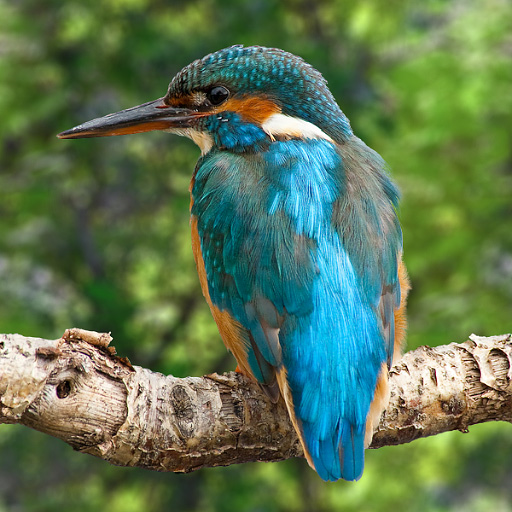
%> input picture data/kingfisher.bmp, 512 x 512 px
$ octave main.m   (GNU Octave 9; MATLAB toolbox functions it lacks are replaced by stand-ins)
%> lines starting %> are read from the running program, lines starting %| are printed output that depends on the picture
% example to compute likelihoods

folder_path = '../data';
image_name = 'kingFisher.bmp';
nameIm = fullfile(folder_path, image_name);

nameUser = strrep(nameIm, '.bmp', 'User.bmp');
nameOut = strrep(nameIm, '.bmp', 'Out.bmp');

%-----------------------------------
% Settings

addpath 'GMM';
addpath 'Optimization';
addpath 'useful';

% general
visualizeIntermediateResults = 1;
visualizeFinalResults = 1;

%--------------------------
% START: Modify the lines below

% some MRF settings
Parameters.neighborSystem = 1; % CHOOSE 0 or 1; (0-4Neighborhood; 1-8Neighborhood)
Parameters.lambda1 = 0.0; % CHOOSE > 0. weight of the Ising Prior
Parameters.lambda2 = 0.0; % weight of the Edge Dependent Term

% END: Modify the lines above
%--------------------------

% some GMM settings
optionsGMM.nComponents = 10;
optionsGMM.iterations = 2;
optionsGMM.init = 0;
optionsGMM.method = 'kmeans';
optionsGMM.covarType = 'full';
optionsGMM.min_var = (1/255)^2.0;

extra.ValueInf = 100000;

%------------------------------------


% load data
im = double(imread(nameIm))/255;
[M,N,S] = size(im);
%> M = 512; N = 512; S = 3
imr = im(:,:,1);
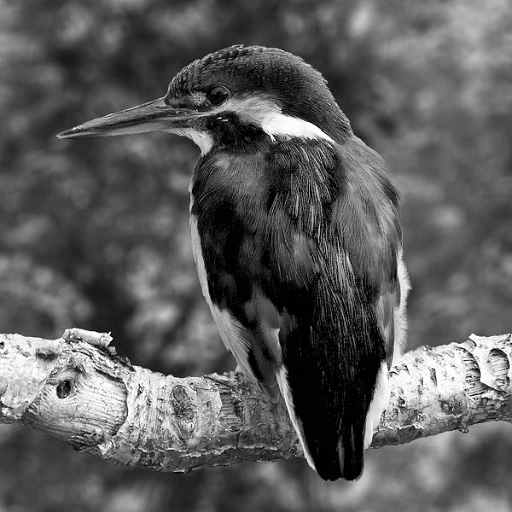
%> imr: size 512x512 double; min 0, max 1, mean 0.361
img = im(:,:,2);
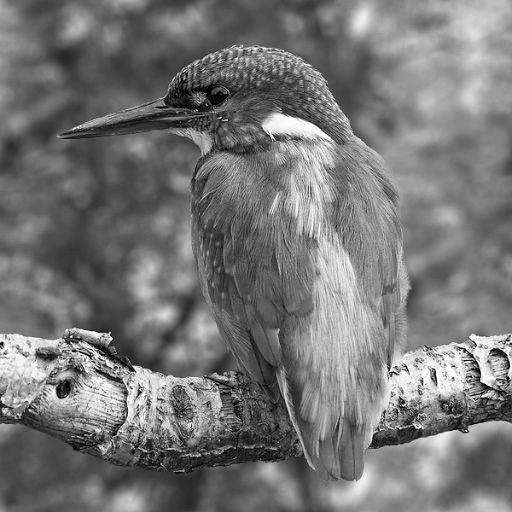
%> img: size 512x512 double; min 0, max 1, mean 0.462
imb = im(:,:,3);
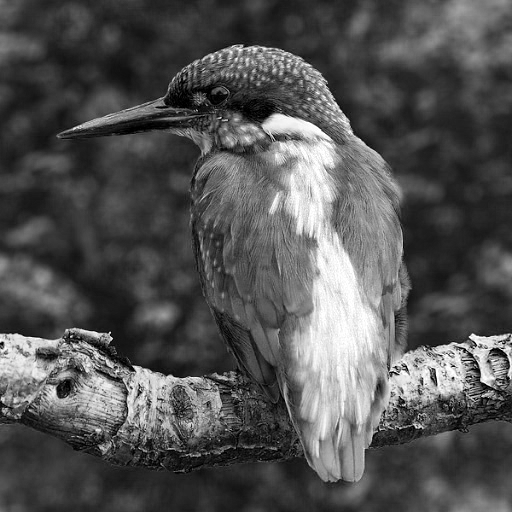
%> imb: size 512x512 double; min 0, max 1, mean 0.327
%> (the run ends here)

$ run again, with data/caterpillar.bmp copied over data/kingfisher.bmp
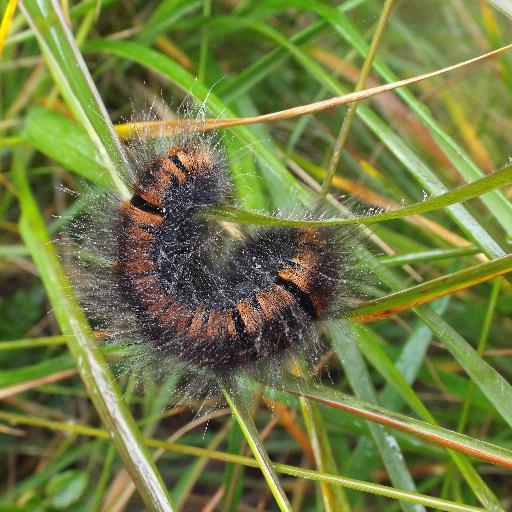
%> input picture data/caterpillar.bmp, 512 x 512 px
%> `img = im(:,:,2);`:
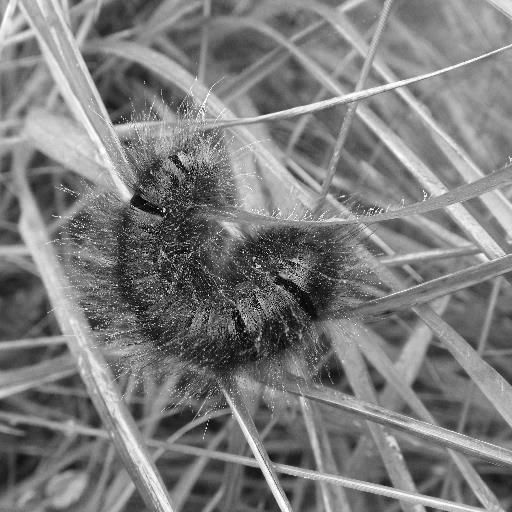
%> img: size 512x512 double; min 0, max 1, mean 0.489
%> `imb = im(:,:,3);`:
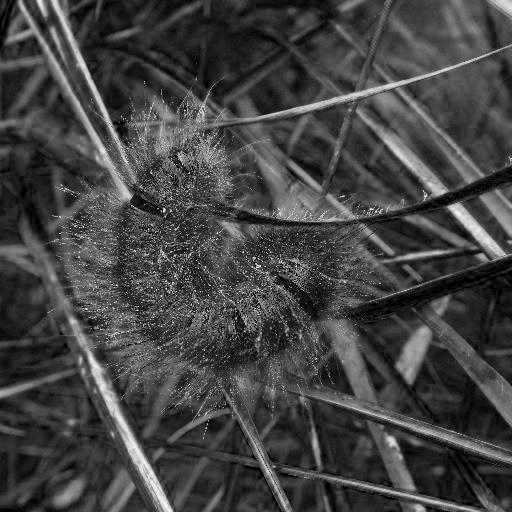
%> imb: size 512x512 double; min 0, max 1, mean 0.264
